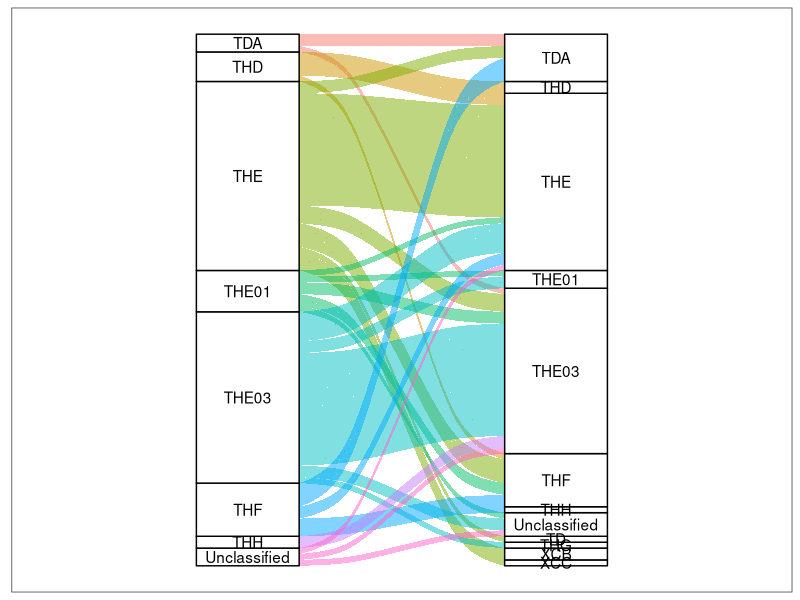
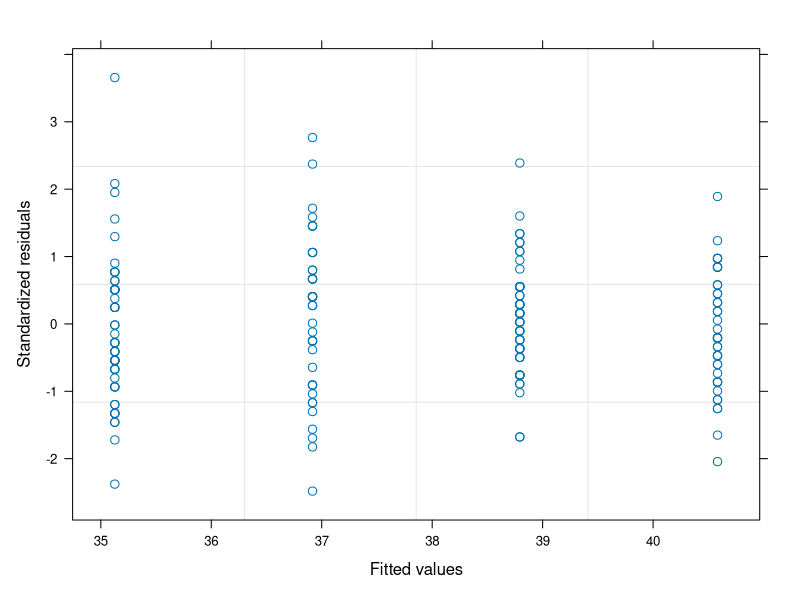
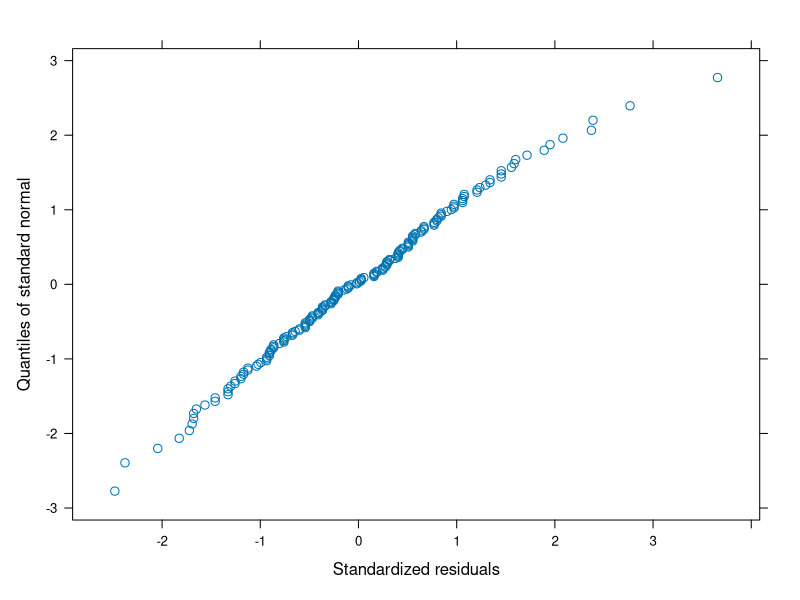
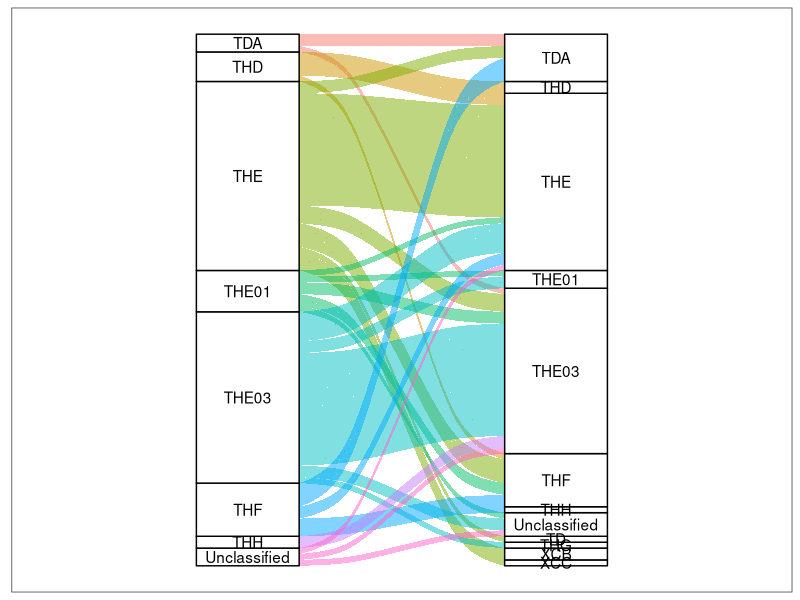

Source code (R) for these figures, in order: (Note: this script raises an error after producing the figures.)
#' Supplementary code to the article:
#' Klinkovska K, Sperandii MG, Trávníček B, Chytrý M (2023). 
#' Significant decline in habitat specialists in semi-dry grasslands over four decades. 
#' Biodiversity and Conservation.
#' 
#' author Klara Klinkovska, klinkovska.klara@gmail.com
#' R version 4.3.0

library(geepack) # version 1.3.9
library(nlme) # version 3.1-162
library(broom) # version 1.0.5
library(patchwork) # version 1.1.2
library(ggalluvial) # version 0.12.5
library(readxl) # version 1.4.2
library(tidyverse) # version 2.0.0
#' dplyr v. 1.1.2
#' ggplot2 v. 3.4.2
#' readr v. 2.1.4
#' stringr v. 1.5.0
#' tibble v. 3.2.1
#' tidyr v. 1.3.0

# import data ------------------------------------------------------------

# species data + species characteristics
spe.traits <- read_csv("data/Klinkovska_et_al_basiphilous_grasslands_S_Moravia_species.csv") %>%
  pivot_longer(cols = -Releve_number, values_to = "cover_perc", names_to = "SpecName_Layer") %>% 
  filter(cover_perc > 0) %>% 
  left_join(read_csv("data/Klinkovska_et_al_basiphilous_grasslands_S_Moravia_species_data.csv"))

# header data + calculate species richness, number of alien species etc.
head <- read_csv("data/Klinkovska_et_al_basiphilous_grasslands_S_Moravia_head.csv") %>% 
  left_join(spe.traits %>% group_by(Releve_number) %>% count(name = "spe.nr")) %>% 
  left_join(spe.traits %>% filter(!is.na(alien)) %>% group_by(Releve_number) %>% count(name = "alien.nr")) %>% 
  left_join(spe.traits %>% filter(str_detect(conserv_stat, "CR|VU|EN")) %>% group_by(Releve_number) %>% count(name = "end.nr")) %>% 
  left_join(spe.traits %>% filter(THE_THF == "TRUE") %>% group_by(Releve_number) %>% count(name = "diag.nr")) %>% 
  mutate(across(c(spe.nr, end.nr, alien.nr, diag.nr), ~ifelse(is.na(.), 0, .)))
  
# changes in vegetation types ---------------------------------------------
head %>% 
  filter(Rs_observ == "2022") %>% 
  mutate(across(c(ESY0, ESY), ~ifelse(str_detect(., "THE"), ., str_sub(., 1, 3)))) %>% 
  mutate(across(c(ESY0, ESY), ~str_replace(.x, "\\?|\\+|LCA", "Unclassified"))) %>% 
  mutate(ESY = factor(ESY, levels = c("TD", "TDA", "THD", "THE", "THE01", "THE03", 
                           "THF", "THH", "THG", "XCB", "XCC", "Unclassified")), 
         ESY0 = factor(ESY0, levels = c("TDA", "THD", "THE", "THE01", "THE03", 
                                      "THF", "THH", "Unclassified"))) %>% 
  select(Releve_number, ESY, ESY0) %>% 
  ggplot(aes(axis1 = ESY0, axis2 = as.factor(ESY)))+
  geom_alluvium(aes(fill = ESY0))+
  stat_stratum(width = 1/3)+
  geom_text(stat = "stratum", aes(label = after_stat(stratum))) +
  theme_bw()+
  scale_x_discrete(labels = c("1980s", "2022"))+
  theme(legend.position = "none", 
        panel.grid = element_blank(),
        axis.text.y = element_blank(),
        axis.ticks.y = element_blank(),
        axis.title.y = element_blank(), 
        axis.ticks.x = element_blank())

# alluvial plot was further modified in Inscape 1.2.2
ggsave("plots/Fig_2_alluvial.svg", width = 12, height = 8)

# species richness --------------------------------------------------------

# model 
m2 <- gls(spe.nr~Rs_observ*protected, cor=corCompSymm(form = ~1|Rs_plot), data = head) # with interaction
m2 <- gls(spe.nr~Rs_observ+protected, cor=corCompSymm(form = ~1|Rs_plot), data = head) # interaction not significant -> model without interaction
summary(m2)
plot(m2)
qqnorm(m2)

# confidence intervals
both <- paste(head$Rs_observ, head$protected)
c.int <- intervals(gls(spe.nr~factor(both)-1, cor=corCompSymm(form=~1|Rs_plot), data = head))[["coef"]] %>% 
  as_tibble(rownames = "both") %>% 
  mutate(Rs_observ = str_sub(both, 13, 16), protected = str_sub(both, 18, 18))

# plot
plot.a <- c.int %>% 
  ggplot(aes(protected, est., fill = Rs_observ))+
  scale_fill_manual(values = c(4, 7), labels = c("1980s", "2022"))+
  geom_pointrange(aes(ymin = lower, ymax = upper), pch = 21, size = 0.8, 
                  position = position_dodge(width = 0.4), fatten = 5)+
  theme_bw()+
  theme(legend.title = element_blank(), legend.text = element_text(size = 11), 
        axis.text.x = element_text(size = 11))+
  xlab("")+
  ggtitle("(a) Number of species per plot",
          subtitle = ("time: p < 0.001; protection status: p = 0.175; \ninteraction: p= 0.053")) + 
  ylab(expression("Number of species"))+
  scale_x_discrete(labels = c("Non-protected", "Protected"))+
  scale_y_continuous(breaks = c(32, 34, 36, 38, 40, 42))

# threatened species ------------------------------------------------------

# model
m1 <- geeglm(cbind(end.nr, spe.nr-end.nr)~Rs_observ*protected, id = Rs_plot, 
             family = binomial(link = "logit"), corstr = "exchangeable", data = head)
m1 <- geeglm(cbind(end.nr, spe.nr-end.nr)~Rs_observ+protected, id = Rs_plot, 
             family = binomial(link = "logit"), corstr = "exchangeable", data = head)
summary(m1)

# confidence intervals
fact<-as.factor(paste(head$Rs_observ, head$protected))
m2 <- geeglm(cbind(end.nr, spe.nr-end.nr)~fact-1, id = Rs_plot, 
             family = binomial(link = "logit"), corstr = "exchangeable", data = head)
summary(m2)

c.int <- tidy(m2, conf.int = T, exponentiate = T) %>% 
  mutate(across(c(conf.low, conf.high, estimate), ~.*100)) %>% 
  mutate(Rs_observ = str_sub(term, 5, 8), protected = str_sub(term, 10, 10))

# plot
plot.b <- c.int %>% 
  ggplot(aes(protected, y = estimate, fill = Rs_observ)) +
  scale_fill_manual(values = c(4, 7), labels = c("1980s", "2022"))+
  geom_pointrange(aes(ymin= conf.low, 
                      ymax = conf.high), pch = 21, position = position_dodge(0.4), size = 0.8, 
                  fatten = 5)+
  theme_bw()+
  xlab("")+
  ggtitle("(b) % of threatened species per plot",
          subtitle = ("time: p < 0.001; protection status: p = 0.083; \ninteraction: p = 0.856"))+ 
  ylab(expression("% of threatened species"))+
  theme(legend.title = element_blank(), legend.text = element_text(size = 11), 
        axis.text.x = element_text(size = 11))+
  scale_x_discrete(labels = c("Non-protected", "Protected"))

# proportion of specialists -----------------------------------------------

# filter only plots classified in 1980s into the Cirsio-Brachypodion pinnati or Bromion erecti alliances
head.spec <- head %>% 
  filter(str_detect(ESY0, "THE|THF"))

# model
m1 <- geeglm(cbind(diag.nr, spe.nr-diag.nr)~Rs_observ*protected, id = Rs_plot, 
             family = binomial(link = "logit"), corstr = "exchangeable", data = head.spec)
summary(m1)

# confidence interval
both<-as.factor(paste(head.spec$Rs_observ, head.spec$protected))
m2 <- geeglm(cbind(diag.nr, spe.nr-diag.nr)~both-1, id = Rs_plot, 
             family = binomial(link = "logit"), corstr = "exchangeable", data = head.spec)

summary(m2)

c.int <- tidy(m2, conf.int = T, exponentiate = T) %>% 
  mutate(across(c(conf.low, conf.high, estimate), ~.*100)) %>% 
  mutate(Rs_observ = str_sub(term, 5, 8), protected = str_sub(term, 10, 10))

# plot
plot.c <- c.int %>% 
  ggplot(aes(protected, y = estimate, fill = Rs_observ)) +
  scale_fill_manual(values = c(4, 7), labels = c("1980s", "2022"))+
  geom_pointrange(aes(ymin= conf.low, 
                      ymax = conf.high), pch = 21, position = position_dodge(0.4), size = 0.8, 
                  fatten = 5)+
  theme_bw()+
  xlab("")+
  ggtitle(" (c) % of semi-dry grassland specialists per plot",
          subtitle = ("time: p < 0.001; protection status: p = 0.005; \ninteraction: p = 0.005")) + 
  ylab(expression("% of semi-dry grassland specialists"))+
  theme(legend.title = element_blank(), legend.text = element_text(size = 11), 
        axis.text.x = element_text(size = 11))+
  scale_x_discrete(labels = c("Non-protected", "Protected"))

# proportion of alien species ---------------------------------------------

# model
m1 <- geeglm(cbind(alien.nr, spe.nr-alien.nr)~Rs_observ*protected, id = Rs_plot, 
             family = binomial(link = "logit"), corstr = "exchangeable", data = head)
m1 <- geeglm(cbind(alien.nr, spe.nr-alien.nr)~Rs_observ+protected, id = Rs_plot, 
             family = binomial(link = "logit"), corstr = "exchangeable", data = head)
summary(m1)

# cofidence intervals
fact<-as.factor(paste(head$Rs_observ, head$protected))
m2 <- geeglm(cbind(alien.nr, spe.nr-alien.nr)~fact-1, id = Rs_plot, 
             family = binomial(link = "logit"), corstr = "exchangeable", data = head)
summary(m2)

c.int <- tidy(m2, conf.int = T, exponentiate = T) %>% 
  mutate(across(c(conf.low, conf.high, estimate), ~.*100)) %>% 
  mutate(Rs_observ = str_sub(term, 5, 8), protected = str_sub(term, 10, 10))

# plot
plot.d <- c.int %>% 
  ggplot(aes(protected, y = estimate, fill = Rs_observ)) +
  scale_fill_manual(values = c(4, 7), labels = c("1980s", "2022"))+
  geom_pointrange(aes(ymin= conf.low, 
                      ymax = conf.high), pch = 21, position = position_dodge(0.4), size = 0.8, 
                  fatten = 5)+
  theme_bw()+
  xlab("")+
  ggtitle("(d) % of alien species per plot",
          subtitle = ("time: p < 0.001; protection status: p < 0.001; \ninteraction: p = 0.12")) + 
  ylab(expression("% of alien species"))+
  theme(legend.title = element_blank(), legend.text = element_text(size = 11), 
        axis.text.x = element_text(size = 11))+
  scale_x_discrete(labels = c("Non-protected", "Protected"))

#### numbers of invasive species in old and new plots
spe.traits %>% 
  filter(inv_status == "inv") %>% 
  left_join(head %>% select(Releve_number, Rs_observ)) %>% 
  group_by(Taxon, Rs_observ) %>% 
  count()

# combine all plots together ----------------------------------------------
plot.a + plot.b + plot.c + plot.d + plot_layout(guides = "collect") & theme(legend.position = "bottom")

ggsave("plots/Fig_4_pointrange.png", width = 9.5, height = 9.5)
